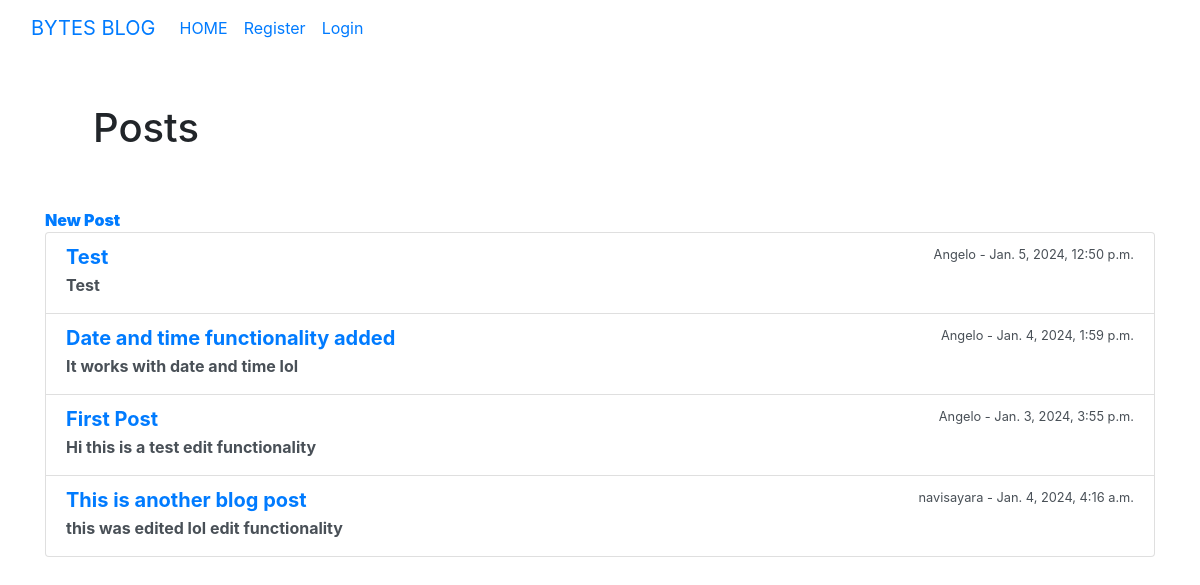
The app's page /, older data.
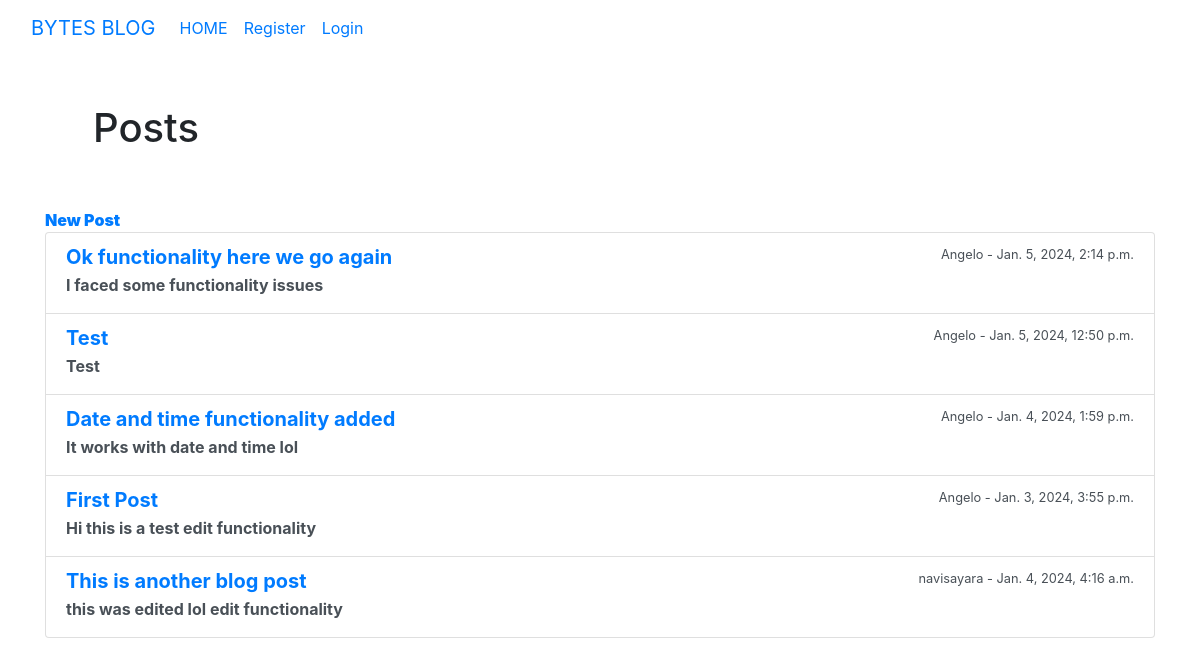
The same page, newer data.
### blogapp/models.py (models this page shows, shortened)
class Post(models.Model):
    title = models.CharField(max_length=1000)
    author = models.ForeignKey(User,on_delete = models.CASCADE)
    body = models.TextField()
    date_posted = models.DateTimeField(auto_now_add=True)
    post_date = models.DateTimeField(auto_now_add=True)
    class Meta:
        ordering = ("title",)

### blogapp/views.py (the view)
# urls.py: 2. Add a URL to urlpatterns:  path('', Home.as_view(), name='home')
class Home(ListView):
    model = Post
    template_name = 'home.html'
    ordering = ['-post_date']

### blogapp/templates/home.html (shortened to what this page needs)
{% extends 'base.html' %}
{% block content %}
<h1 class="p-5 font-large text-xl bold bg-white" style="width: 100%;">Posts</h1> <b><a href="{% url 'New_post' %}"><b>New Post</a></b>
<ul role="list" class="list-group">
 {% for post in object_list %}
    <li class="list-group-item list-group-item-action">
        <div class="d-flex w-100 justify-content-between">
            <h5 class="mb-1"><a href="{% url 'article-details' post.pk %}"><b>{{post.title }}</b></a></h5>
            <small>{{ post.author }} - {{post.date_posted }}</small>
        </div>
        <p class="mb-1">{{ post.body }}</p>
    </li>
 {% endfor %}
</ul>
{% endblock %}

### blogapp/templates/base.html (shortened to what this page needs)
<!doctype html>
<html lang="en">
  <head>
    <link rel="stylesheet" href="https://cdn.jsdelivr.net/npm/bootstrap@4.4.1/dist/css/bootstrap.min.css">
  </head>
  <body style="padding-bottom: 35px;">
    <nav class="navbar navbar-expand-lg bg-body-tertiary">
      <div class="container-fluid">
        <a class="navbar-brand" href="#">BYTES BLOG</a>
        <div class="collapse navbar-collapse" id="navbarSupportedContent">
          <ul class="navbar-nav me-auto mb-2 mb-lg-0">
            <li class="nav-item">
              <a class="nav-link" href="{% url 'home' %}">HOME</a>
            </li>
            {% if user.is_authenticated %}
            <li class="nav-item">
              <a class="nav-link" href="{% url 'New_post' %}">NEW POST</a>
            </li>
            <li class="nav-item">
              <a class="nav-link" href="{% url 'index' %}">CHAT</a>
            </li>
            {% else %}
            <li class="nav-item">
              <a class="nav-link" href="{% url 'register' %}">Register</a>
            {% endif %}
            <li class="nav-item">
              {% if user.is_authenticated %}
                  <a class="nav-link" href="{% url 'logout' %}">Logout</a>
              {% else %}
                  <a class="nav-link" href="{% url 'login' %}">Login</a>
              {% endif %}
        </div>
      </div>
    </nav>
    <div class="container">
    {% block content %}
    {% endblock %}
    </div>
</body>
</html>

Row changes from the older to the newer data that the page shows:
added Post: title "Ok functionality here we go again", author "Angelo", date_posted "Jan. 5, 2024, 2:14 p.m.", body "I faced some functionality issues"
